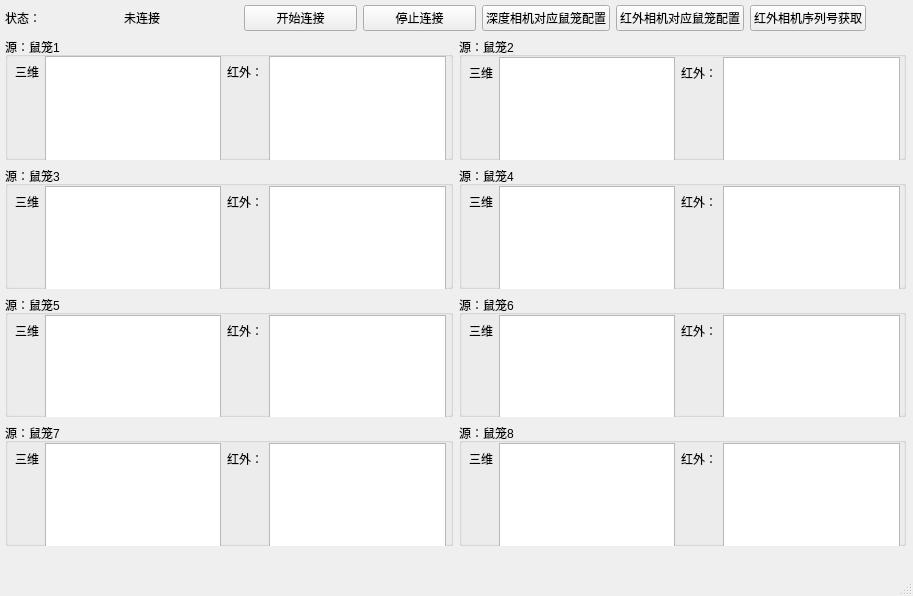
<?xml version="1.0" encoding="UTF-8"?>
<ui version="4.0">
 <class>tab4_window</class>
 <widget class="QMainWindow" name="tab4_window">
  <property name="geometry">
   <rect>
    <x>0</x>
    <y>0</y>
    <width>913</width>
    <height>596</height>
   </rect>
  </property>
  <property name="windowTitle">
   <string>MainWindow</string>
  </property>
  <widget class="QWidget" name="centralwidget">
   <widget class="QWidget" name="verticalLayoutWidget">
    <property name="geometry">
     <rect>
      <x>0</x>
      <y>0</y>
      <width>911</width>
      <height>551</height>
     </rect>
    </property>
    <layout class="QVBoxLayout" name="verticalLayout" stretch="0,6">
     <property name="leftMargin">
      <number>5</number>
     </property>
     <property name="topMargin">
      <number>5</number>
     </property>
     <property name="rightMargin">
      <number>5</number>
     </property>
     <property name="bottomMargin">
      <number>5</number>
     </property>
     <item>
      <layout class="QHBoxLayout" name="horizontalLayout">
       <property name="sizeConstraint">
        <enum>QLayout::SetDefaultConstraint</enum>
       </property>
       <item>
        <widget class="QLabel" name="label">
         <property name="text">
          <string>状态：</string>
         </property>
        </widget>
       </item>
       <item>
        <widget class="QLabel" name="state_label">
         <property name="text">
          <string>未连接</string>
         </property>
        </widget>
       </item>
       <item>
        <widget class="QPushButton" name="start_btn">
         <property name="text">
          <string>开始连接</string>
         </property>
        </widget>
       </item>
       <item>
        <widget class="QPushButton" name="stop_btn">
         <property name="text">
          <string>停止连接</string>
         </property>
        </widget>
       </item>
       <item>
        <widget class="QPushButton" name="deep_camera_config">
         <property name="text">
          <string>深度相机对应鼠笼配置</string>
         </property>
        </widget>
       </item>
       <item>
        <widget class="QPushButton" name="infrared_camera_config">
         <property name="text">
          <string>红外相机对应鼠笼配置</string>
         </property>
        </widget>
       </item>
       <item>
        <widget class="QPushButton" name="infrared_camera_setting">
         <property name="text">
          <string>红外相机序列号获取</string>
         </property>
        </widget>
       </item>
       <item>
        <spacer name="horizontalSpacer_2">
         <property name="orientation">
          <enum>Qt::Vertical</enum>
         </property>
         <property name="sizeType">
          <enum>QSizePolicy::Fixed</enum>
         </property>
         <property name="sizeHint" stdset="0">
          <size>
           <width>40</width>
           <height>20</height>
          </size>
         </property>
        </spacer>
       </item>
      </layout>
     </item>
     <item>
      <layout class="QGridLayout" name="gridLayout_2">
       <property name="rightMargin">
        <number>0</number>
       </property>
       <property name="bottomMargin">
        <number>0</number>
       </property>
       <item row="0" column="1">
        <widget class="QGroupBox" name="groupBox_9">
         <property name="title">
          <string>源：鼠笼2</string>
         </property>
         <widget class="QWidget" name="horizontalLayoutWidget_10">
          <property name="geometry">
           <rect>
            <x>10</x>
            <y>20</y>
            <width>431</width>
            <height>111</height>
           </rect>
          </property>
          <layout class="QHBoxLayout" name="horizontalLayout_10">
           <property name="rightMargin">
            <number>0</number>
           </property>
           <item>
            <layout class="QFormLayout" name="formLayout_7">
             <item row="0" column="0">
              <widget class="QLabel" name="label_8">
               <property name="text">
                <string>三维</string>
               </property>
              </widget>
             </item>
             <item row="0" column="1">
              <widget class="QGraphicsView" name="graphicsView_left_2"/>
             </item>
            </layout>
           </item>
           <item>
            <layout class="QFormLayout" name="formLayout_8">
             <item row="0" column="0">
              <widget class="QLabel" name="label_19">
               <property name="text">
                <string>红外：</string>
               </property>
              </widget>
             </item>
             <item row="0" column="1">
              <widget class="QGraphicsView" name="graphicsView_right_2"/>
             </item>
            </layout>
           </item>
          </layout>
         </widget>
        </widget>
       </item>
       <item row="1" column="0">
        <widget class="QGroupBox" name="groupBox_10">
         <property name="title">
          <string>源：鼠笼3</string>
         </property>
         <widget class="QWidget" name="horizontalLayoutWidget_11">
          <property name="geometry">
           <rect>
            <x>10</x>
            <y>20</y>
            <width>431</width>
            <height>111</height>
           </rect>
          </property>
          <layout class="QHBoxLayout" name="horizontalLayout_11">
           <property name="rightMargin">
            <number>0</number>
           </property>
           <item>
            <layout class="QFormLayout" name="formLayout_19">
             <item row="0" column="0">
              <widget class="QLabel" name="label_20">
               <property name="text">
                <string>三维</string>
               </property>
              </widget>
             </item>
             <item row="0" column="1">
              <widget class="QGraphicsView" name="graphicsView_left_3"/>
             </item>
            </layout>
           </item>
           <item>
            <layout class="QFormLayout" name="formLayout_20">
             <item row="0" column="0">
              <widget class="QLabel" name="label_21">
               <property name="text">
                <string>红外：</string>
               </property>
              </widget>
             </item>
             <item row="0" column="1">
              <widget class="QGraphicsView" name="graphicsView_right_3"/>
             </item>
            </layout>
           </item>
          </layout>
         </widget>
        </widget>
       </item>
       <item row="0" column="0">
        <widget class="QGroupBox" name="groupBox_11">
         <property name="title">
          <string>源：鼠笼1</string>
         </property>
         <widget class="QWidget" name="horizontalLayoutWidget_12">
          <property name="geometry">
           <rect>
            <x>10</x>
            <y>19</y>
            <width>431</width>
            <height>152</height>
           </rect>
          </property>
          <layout class="QHBoxLayout" name="horizontalLayout_12">
           <property name="rightMargin">
            <number>0</number>
           </property>
           <item>
            <layout class="QFormLayout" name="formLayout_21">
             <item row="0" column="0">
              <widget class="QLabel" name="label_22">
               <property name="text">
                <string>三维</string>
               </property>
              </widget>
             </item>
             <item row="0" column="1">
              <widget class="QGraphicsView" name="graphicsView_left_1"/>
             </item>
            </layout>
           </item>
           <item>
            <layout class="QFormLayout" name="formLayout_22">
             <item row="0" column="0">
              <widget class="QLabel" name="label_23">
               <property name="text">
                <string>红外：</string>
               </property>
              </widget>
             </item>
             <item row="0" column="1">
              <widget class="QGraphicsView" name="graphicsView_right_1"/>
             </item>
            </layout>
           </item>
          </layout>
         </widget>
        </widget>
       </item>
       <item row="2" column="0">
        <widget class="QGroupBox" name="groupBox_12">
         <property name="title">
          <string>源：鼠笼5</string>
         </property>
         <widget class="QWidget" name="horizontalLayoutWidget_13">
          <property name="geometry">
           <rect>
            <x>10</x>
            <y>20</y>
            <width>431</width>
            <height>111</height>
           </rect>
          </property>
          <layout class="QHBoxLayout" name="horizontalLayout_13">
           <property name="rightMargin">
            <number>0</number>
           </property>
           <item>
            <layout class="QFormLayout" name="formLayout_23">
             <item row="0" column="0">
              <widget class="QLabel" name="label_24">
               <property name="text">
                <string>三维</string>
               </property>
              </widget>
             </item>
             <item row="0" column="1">
              <widget class="QGraphicsView" name="graphicsView_left_5"/>
             </item>
            </layout>
           </item>
           <item>
            <layout class="QFormLayout" name="formLayout_24">
             <item row="0" column="0">
              <widget class="QLabel" name="label_25">
               <property name="text">
                <string>红外：</string>
               </property>
              </widget>
             </item>
             <item row="0" column="1">
              <widget class="QGraphicsView" name="graphicsView_right_5"/>
             </item>
            </layout>
           </item>
          </layout>
         </widget>
        </widget>
       </item>
       <item row="1" column="1">
        <widget class="QGroupBox" name="groupBox_13">
         <property name="title">
          <string>源：鼠笼4</string>
         </property>
         <widget class="QWidget" name="horizontalLayoutWidget_14">
          <property name="geometry">
           <rect>
            <x>10</x>
            <y>20</y>
            <width>431</width>
            <height>111</height>
           </rect>
          </property>
          <layout class="QHBoxLayout" name="horizontalLayout_14">
           <property name="rightMargin">
            <number>0</number>
           </property>
           <item>
            <layout class="QFormLayout" name="formLayout_25">
             <item row="0" column="0">
              <widget class="QLabel" name="label_26">
               <property name="text">
                <string>三维</string>
               </property>
              </widget>
             </item>
             <item row="0" column="1">
              <widget class="QGraphicsView" name="graphicsView_left_4"/>
             </item>
            </layout>
           </item>
           <item>
            <layout class="QFormLayout" name="formLayout_26">
             <item row="0" column="0">
              <widget class="QLabel" name="label_27">
               <property name="text">
                <string>红外：</string>
               </property>
              </widget>
             </item>
             <item row="0" column="1">
              <widget class="QGraphicsView" name="graphicsView_right_4"/>
             </item>
            </layout>
           </item>
          </layout>
         </widget>
        </widget>
       </item>
       <item row="3" column="0">
        <widget class="QGroupBox" name="groupBox_14">
         <property name="title">
          <string>源：鼠笼7</string>
         </property>
         <widget class="QWidget" name="horizontalLayoutWidget_15">
          <property name="geometry">
           <rect>
            <x>10</x>
            <y>20</y>
            <width>431</width>
            <height>111</height>
           </rect>
          </property>
          <layout class="QHBoxLayout" name="horizontalLayout_15">
           <property name="rightMargin">
            <number>0</number>
           </property>
           <item>
            <layout class="QFormLayout" name="formLayout_27">
             <item row="0" column="0">
              <widget class="QLabel" name="label_28">
               <property name="text">
                <string>三维</string>
               </property>
              </widget>
             </item>
             <item row="0" column="1">
              <widget class="QGraphicsView" name="graphicsView_left_7"/>
             </item>
            </layout>
           </item>
           <item>
            <layout class="QFormLayout" name="formLayout_28">
             <item row="0" column="0">
              <widget class="QLabel" name="label_29">
               <property name="text">
                <string>红外：</string>
               </property>
              </widget>
             </item>
             <item row="0" column="1">
              <widget class="QGraphicsView" name="graphicsView_right_7"/>
             </item>
            </layout>
           </item>
          </layout>
         </widget>
        </widget>
       </item>
       <item row="3" column="1">
        <widget class="QGroupBox" name="groupBox_15">
         <property name="title">
          <string>源：鼠笼8</string>
         </property>
         <widget class="QWidget" name="horizontalLayoutWidget_16">
          <property name="geometry">
           <rect>
            <x>10</x>
            <y>20</y>
            <width>431</width>
            <height>111</height>
           </rect>
          </property>
          <layout class="QHBoxLayout" name="horizontalLayout_16">
           <property name="rightMargin">
            <number>0</number>
           </property>
           <item>
            <layout class="QFormLayout" name="formLayout_29">
             <item row="0" column="0">
              <widget class="QLabel" name="label_30">
               <property name="text">
                <string>三维</string>
               </property>
              </widget>
             </item>
             <item row="0" column="1">
              <widget class="QGraphicsView" name="graphicsView_left_8"/>
             </item>
            </layout>
           </item>
           <item>
            <layout class="QFormLayout" name="formLayout_30">
             <item row="0" column="0">
              <widget class="QLabel" name="label_31">
               <property name="text">
                <string>红外：</string>
               </property>
              </widget>
             </item>
             <item row="0" column="1">
              <widget class="QGraphicsView" name="graphicsView_right_8"/>
             </item>
            </layout>
           </item>
          </layout>
         </widget>
        </widget>
       </item>
       <item row="2" column="1">
        <widget class="QGroupBox" name="groupBox_16">
         <property name="title">
          <string>源：鼠笼6</string>
         </property>
         <widget class="QWidget" name="horizontalLayoutWidget_17">
          <property name="geometry">
           <rect>
            <x>10</x>
            <y>20</y>
            <width>431</width>
            <height>111</height>
           </rect>
          </property>
          <layout class="QHBoxLayout" name="horizontalLayout_17">
           <property name="rightMargin">
            <number>0</number>
           </property>
           <item>
            <layout class="QFormLayout" name="formLayout_31">
             <item row="0" column="0">
              <widget class="QLabel" name="label_32">
               <property name="text">
                <string>三维</string>
               </property>
              </widget>
             </item>
             <item row="0" column="1">
              <widget class="QGraphicsView" name="graphicsView_left_6"/>
             </item>
            </layout>
           </item>
           <item>
            <layout class="QFormLayout" name="formLayout_32">
             <item row="0" column="0">
              <widget class="QLabel" name="label_33">
               <property name="text">
                <string>红外：</string>
               </property>
              </widget>
             </item>
             <item row="0" column="1">
              <widget class="QGraphicsView" name="graphicsView_right_6"/>
             </item>
            </layout>
           </item>
          </layout>
         </widget>
        </widget>
       </item>
      </layout>
     </item>
    </layout>
   </widget>
  </widget>
  <widget class="QMenuBar" name="menubar">
   <property name="geometry">
    <rect>
     <x>0</x>
     <y>0</y>
     <width>913</width>
     <height>22</height>
    </rect>
   </property>
  </widget>
  <widget class="QStatusBar" name="statusbar"/>
 </widget>
 <resources/>
 <connections/>
</ui>
